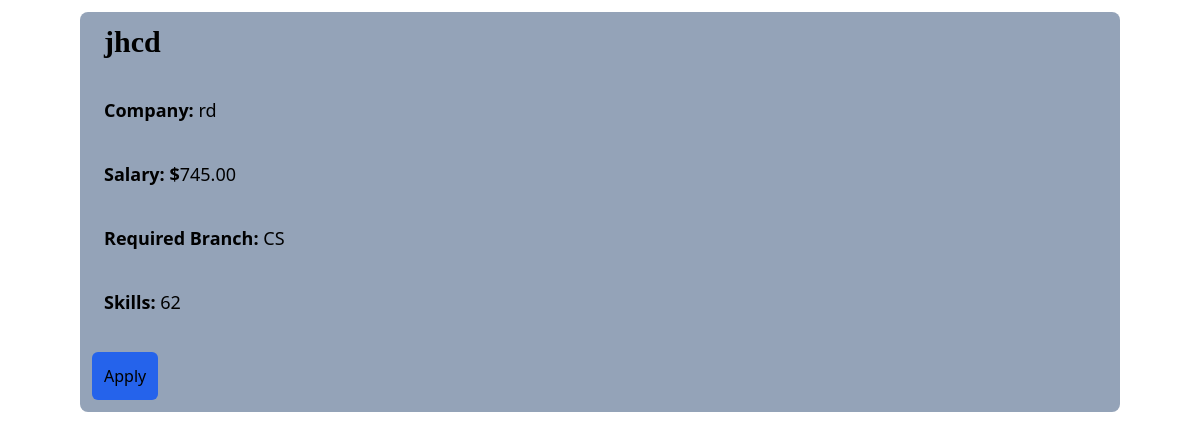
The page /pvg/list/ on the database as committed earlier.
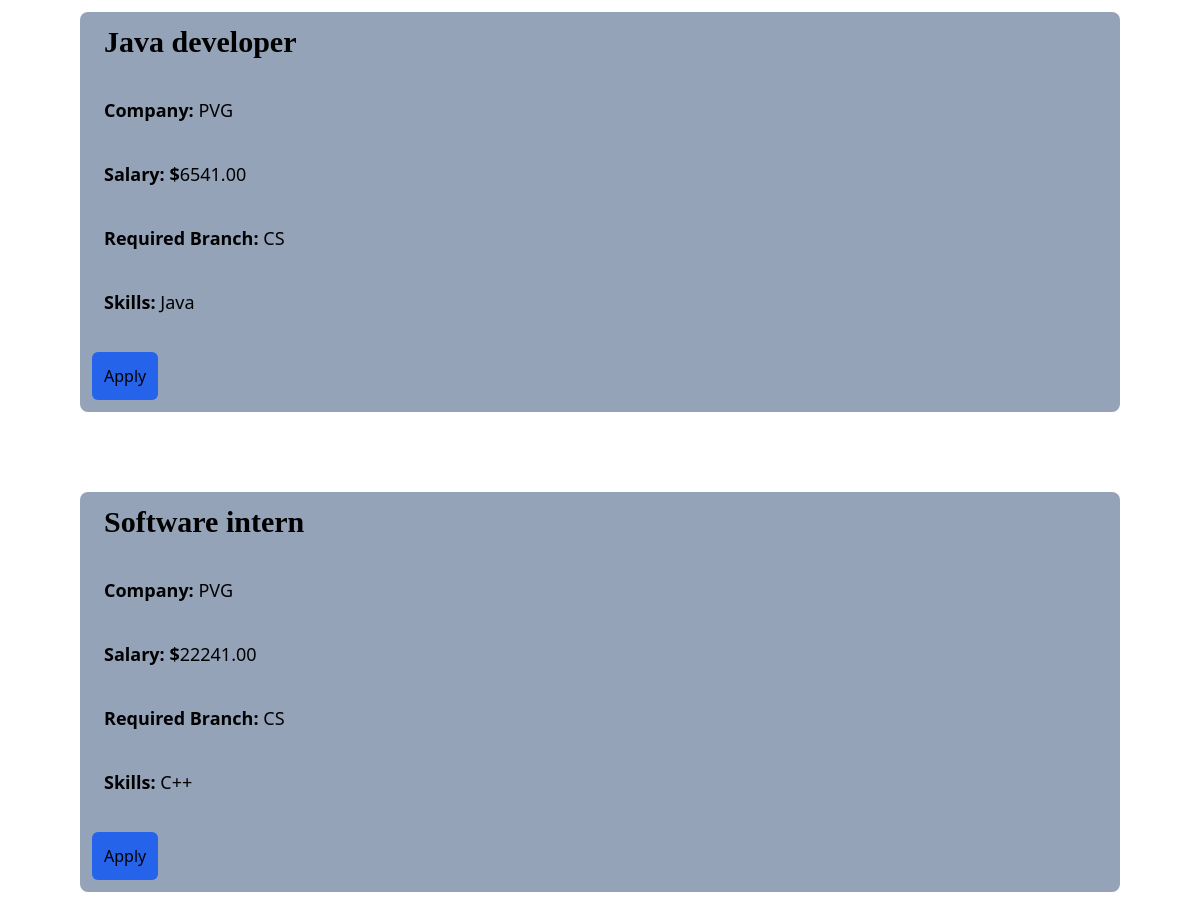
The same page on the database as committed later.
### pvg/models.py (models this page shows, shortened)
class JobDetail(models.Model):
    job_id=models.CharField(max_length=50)
    job_title = models.CharField(max_length=100)
    company_logo = models.ImageField(upload_to='company_logos/')
    company_name = models.CharField(max_length=100)
    salary = models.DecimalField(max_digits=10, decimal_places=2)
    required_branch = models.CharField(max_length=50)
    skills = models.TextField()
    location = models.CharField(max_length=50, default='')

### pvg/views.py (the view)
# urls.py: path('list/',views.list,name='list'),
def list(request):
    job_details = JobDetail.objects.all()
    return render(request, 'list.html', {'job_details': job_details})

### pvg/templates/list.html (shortened to what this page needs)
<html lang="en">
<head>
    <script src="https://cdn.tailwindcss.com"></script>
</head>
<body>
        {% for job_detail in job_details %}
        <div class= " w-23 bg-slate-400 h-35 mt-3 m-20 rounded-lg ">
            <p class="m-3 p-3 font-serif text-3xl "> <b>{{ job_detail.job_title }}</b></p>
            <p class="m-3 p-3 text-lg"><b>Company:</b> {{ job_detail.company_name }}</p>
            <p class="m-3 p-3 text-lg"><b>Salary: $</b>{{ job_detail.salary }}</p>
            <p class="m-3 p-3 text-lg"><b>Required Branch:</b> {{ job_detail.required_branch }}</p>
            <p class="m-3 p-3 text-lg"><b>Skills:</b> {{ job_detail.skills }}</p>
            <button class="m-3 p-3 rounded-md bg-blue-600 hover:bg-blue-950"> <a url=''>Apply</a></button>
        </div>
    {% endfor %}
</body>
</html>

Rows that differ between the two databases and show on the page:
removed JobDetail: job_title "jhcd", company_name "rd", salary "745.00", required_branch "CS", skills "62"
added JobDetail: job_title "Java developer", company_name "PVG", salary "6541.00", required_branch "CS", skills "Java"
added JobDetail: job_title "Software intern", company_name "PVG", salary "22241.00", required_branch "CS", skills "C++"
